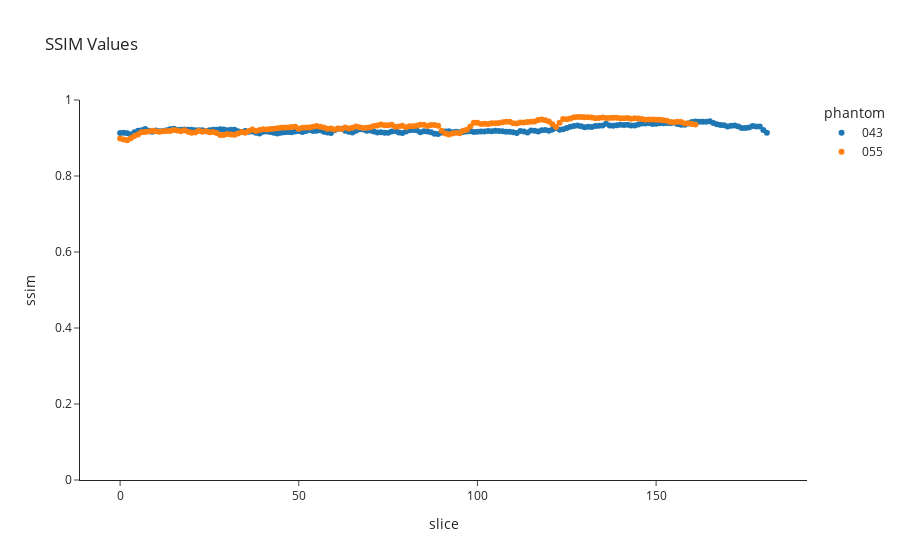

The code cell stored with this chart in its notebook:
### Code cell
import plotly.express as px

ssim_vals_df = pd.DataFrame({"ssim": ssim_vals_043 + ssim_vals_055, "phantom": ["043"]*len(ssim_vals_043) + ["055"]*len(ssim_vals_055) ,
                             "slice": list(range(len(ssim_vals_043))) + list(range(len(ssim_vals_055)))})

ssim_vals_df_summary = ssim_vals_df.groupby("phantom").agg({"ssim": ["mean", "std", "min", "max", "median", "count"]})
fig = px.scatter(data_frame=ssim_vals_df, x="slice", y="ssim", color="phantom",
                 title="SSIM Values", range_y=[0,1],
                 labels={"x": "Slice Index", "y": "SSIM"}, template="simple_white")
fig.show()


output_dir = "/home/uli/data/Insync/uligenske@gmail.com/Google Drive/arbeit/deep_learning/segmentation/datasets/phantom_datasets/plots/2) phantom similarity"
fig.write_html(os.path.join(output_dir, "ssim_values_vs_slices.html"))
ssim_vals_df.to_csv(os.path.join(output_dir, "ssim_values_vs_slices.csv"), index=False)

### Figure 1 — Plotly figure (JSON) as saved in the notebook; plotly's stock layout.template omitted (floating-point values rounded to 4 significant figures; data arrays with more than 128 entries replaced by an {"elided": "..."} marker saying what was removed)
{"data": [{"hovertemplate": "phantom=043<br>slice=%{x}<br>ssim=%{y}<extra></extra>", "legendgroup": "043", "marker": {"color": "#1F77B4", "symbol": "circle"}, "mode": "markers", "name": "043", "orientation": "v", "showlegend": true, "type": "scatter", "x": {"elided": "182 int values"}, "xaxis": "x", "y": {"elided": "182 float values"}, "yaxis": "y"}, {"hovertemplate": "phantom=055<br>slice=%{x}<br>ssim=%{y}<extra></extra>", "legendgroup": "055", "marker": {"color": "#FF7F0E", "symbol": "circle"}, "mode": "markers", "name": "055", "orientation": "v", "showlegend": true, "type": "scatter", "x": {"elided": "162 int values"}, "xaxis": "x", "y": {"elided": "162 float values"}, "yaxis": "y"}], "layout": {"legend": {"title": {"text": "phantom"}, "tracegroupgap": 0}, "title": {"text": "SSIM Values"}, "xaxis": {"anchor": "y", "domain": [0, 1], "title": {"text": "slice"}}, "yaxis": {"anchor": "x", "domain": [0, 1], "range": [0, 1], "title": {"text": "ssim"}}}}
